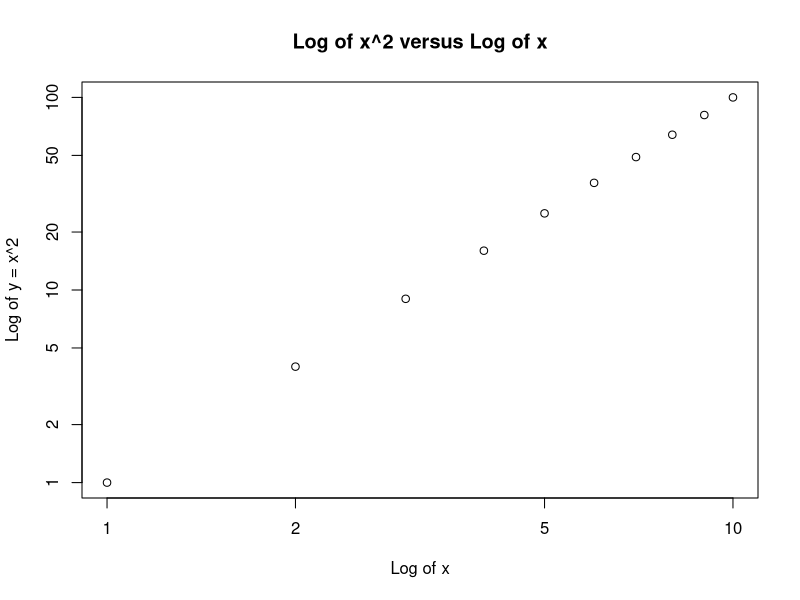
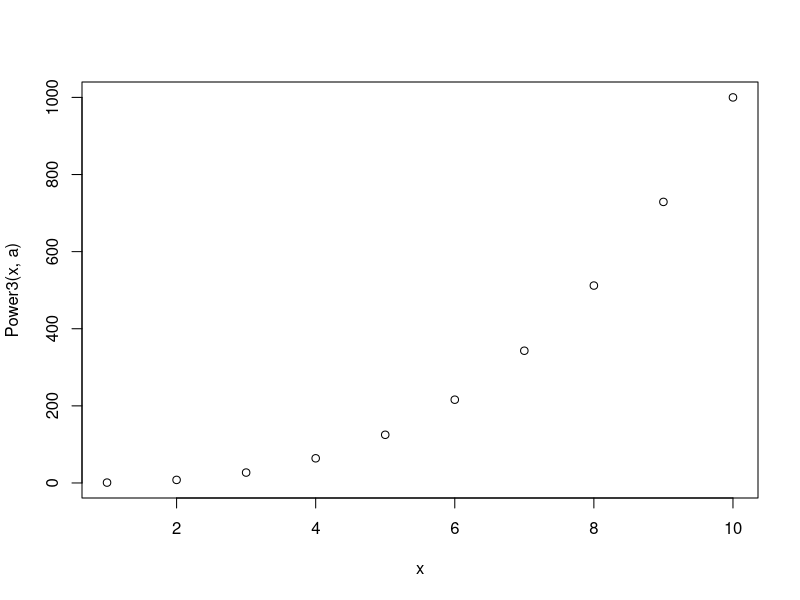

Write R code to recreate these figures, in order.
# ============================================
# An Introduction to Statistical Learning
#           Chapter 4
#
# R-Code for Applied Exercises 12
#
# Author: Antonio Giannino
# ============================================ 
rm(list = ls());
#
# This problem involves writing functions.
#
# (a) Write a function, Power(), that prints out the result of raising 2 to 
# the 3rd power. In other words, your function should compute 2^3 and print out 
# the results. Hint: Recall that x^a raises x to the power a. Use the print() 
# function to output the result.
Power <-  function() {
  2^3
}
print(Power())
#
# (b) Create a new function, Power2(), that allows you to pass any two numbers,
# x and a, and prints out the value of x^a. You can do this by beginning your 
# function with the line
Power2 <- function(x,a){
  x^a
}
#You should be able to call your function by entering, for instance,
Power2(3,8)
# on the command line. This should output the value of 3^8, namely, 6,561.
#
# (c) Using the Power2() function that you just wrote, compute 10^3, 8^17, and
# 131^3.
Power2(10, 3)
Power2(8, 17)
Power2(131, 3)
#
# (d) Now create a new function, Power3(), that actually returns the result x^a
# as an R object, rather than simply printing it to the screen. That is, if you 
# store the value x^a in an object called result within your function, then you
# can simply return() this result, using the following line:
# return(result)
# The line above should be the last line in your function, before the } symbol.
Power3 <- function(x, a) {
  result = x^a
  return(result)
}
#
# (e) Now using the Power3() function, create a plot of f(x) = x2. The x-axis 
# should display a range of integers from 1 to 10, and the y-axis should 
# display x2. Label the axes appropriately, and use an appropriate title for 
# the figure. Consider displaying either the x-axis, the y-axis, or both on the
# log-scale. You can do this by using log=‘‘x’’, log=‘‘y’’, or log=‘‘xy’’ as 
# arguments to the plot() function.
x = 1:10
plot(x, Power3(x, 2), log = "xy", ylab = "Log of y = x^2", xlab = "Log of x", 
     main = "Log of x^2 versus Log of x")
#
# (f) Create a function, PlotPower(), that allows you to create a plot of x 
# against x^a for a fixed a and for a range of values of x. For instance, if 
# you call PlotPower (1:10 ,3) then a plot should be created with an x-axis 
# taking on values 1,2,...,10, and a y-axis taking on values 1^3,2^3,...,10^3.
PlotPower = function(x, a) {
  plot(x, Power3(x, a))
}
PlotPower(1:10, 3)

